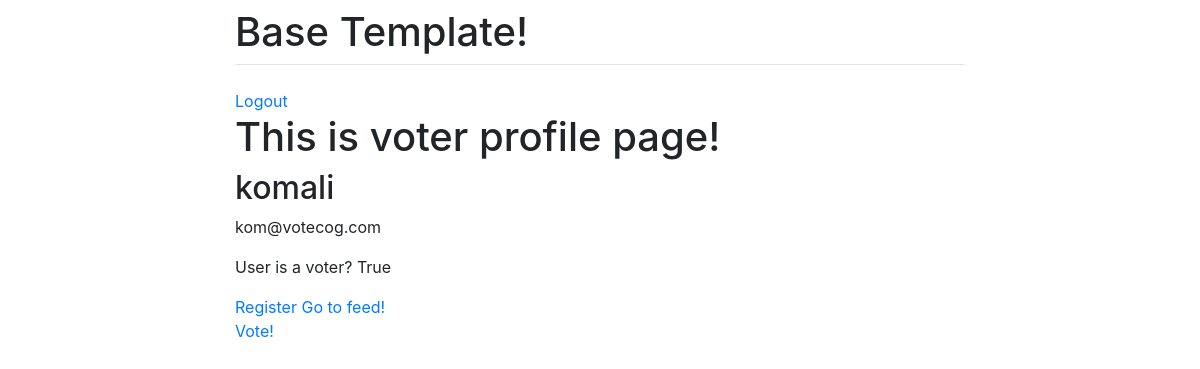
Page /profile/ (signed in) on the earlier database version.
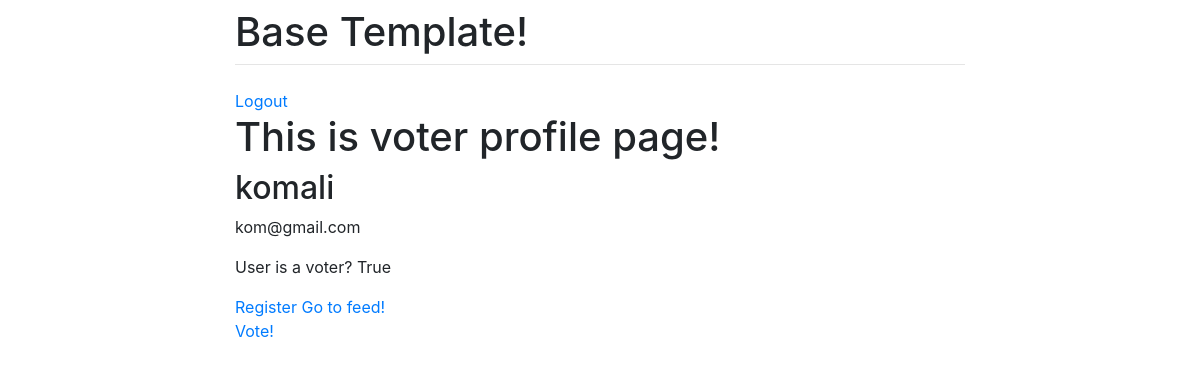
Same page on the later database version.
### accounts/models.py (models this page shows, shortened)
class Account(AbstractBaseUser):
    email = models.EmailField(verbose_name="email", max_length=60, unique=True)
    username = models.CharField(max_length=30, unique=True)
    date_joined = models.DateTimeField(verbose_name='date joined', auto_now_add=True)
    last_login = models.DateTimeField(verbose_name='last login', auto_now=True)
    is_voter = models.BooleanField(default=True)
    is_admin = models.BooleanField(default=False)
    is_staff = models.BooleanField(default=False)
    is_active = models.BooleanField(default=True)
    is_superuser = models.BooleanField(default=False)
    USERNAME_FIELD = 'username'
    REQUIRED_FIELDS = ['email','is_voter']
    objects = MyAccountManager()

### accounts/views.py (the view)
# urls.py: path('profile/', views.profile, name='profile'),
@login_required
def profile(request):
    if request.user.is_voter:
        return render(request, 'accounts/voter.html')
    else:
        return render(request, 'accounts/candidate.html')

### templates/accounts/voter.html
{% extends "base.html" %}
{% block content %}
    {% if user.is_authenticated %}
        <a href="{% url 'logout' %}">Logout</a>
        <h1>This is voter profile page!</h1>
        <h2>{{ user.username }}</h2>
        <p>{{ user.email }}</p>
        {% if user.is_voter %}
            <p>User is a voter? {{user.is_voter}}</p>
            <a href="{% url 'accounts:person_form' %}">Register</a>
        {% else %}
            <p>User is a voter? {{user.is_voter}}</p>
        {% endif %}
    {% endif %}
    <a href="{% url 'blog:post_list' %}">Go to feed!</a> <br>
    <a href="{% url 'accounts:vote' %}">Vote!</a>
{% endblock content %}

Differences in the rows shown:
changed Account "komali": email "kom@votecog.com" → "kom@gmail.com"
